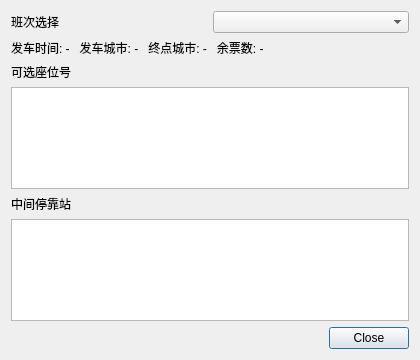
<?xml version="1.0" encoding="UTF-8"?>
<ui version="4.0">
 <class>QueryDialog</class>
 <widget class="QDialog" name="QueryDialog">
  <property name="geometry">
   <rect>
    <x>0</x>
    <y>0</y>
    <width>420</width>
    <height>360</height>
   </rect>
  </property>
  <property name="windowTitle">
   <string>查询班次</string>
  </property>
  <layout class="QVBoxLayout" name="verticalLayout">
   <item>
    <layout class="QHBoxLayout" name="topLayout">
     <item>
      <widget class="QLabel" name="labelTrain">
       <property name="text">
        <string>班次选择</string>
       </property>
      </widget>
     </item>
     <item>
      <widget class="QComboBox" name="comboTrain"/>
     </item>
    </layout>
   </item>
   <item>
    <widget class="QLabel" name="infoLabel">
     <property name="text">
      <string>发车时间: -   发车城市: -   终点城市: -   余票数: -</string>
     </property>
    </widget>
   </item>
   <item>
    <widget class="QLabel" name="labelSeats">
     <property name="text">
      <string>可选座位号</string>
     </property>
    </widget>
   </item>
   <item>
    <widget class="QListWidget" name="seatList"/>
   </item>
   <item>
    <widget class="QLabel" name="labelStops">
     <property name="text">
      <string>中间停靠站</string>
     </property>
    </widget>
   </item>
   <item>
    <widget class="QListWidget" name="stopList"/>
   </item>
   <item>
    <widget class="QDialogButtonBox" name="buttonBox">
     <property name="standardButtons">
      <set>QDialogButtonBox::Close</set>
     </property>
    </widget>
   </item>
  </layout>
 </widget>
 <resources/>
 <connections>
  <connection>
   <sender>buttonBox</sender>
   <signal>rejected()</signal>
   <receiver>QueryDialog</receiver>
   <slot>reject()</slot>
  </connection>
 </connections>
</ui>
